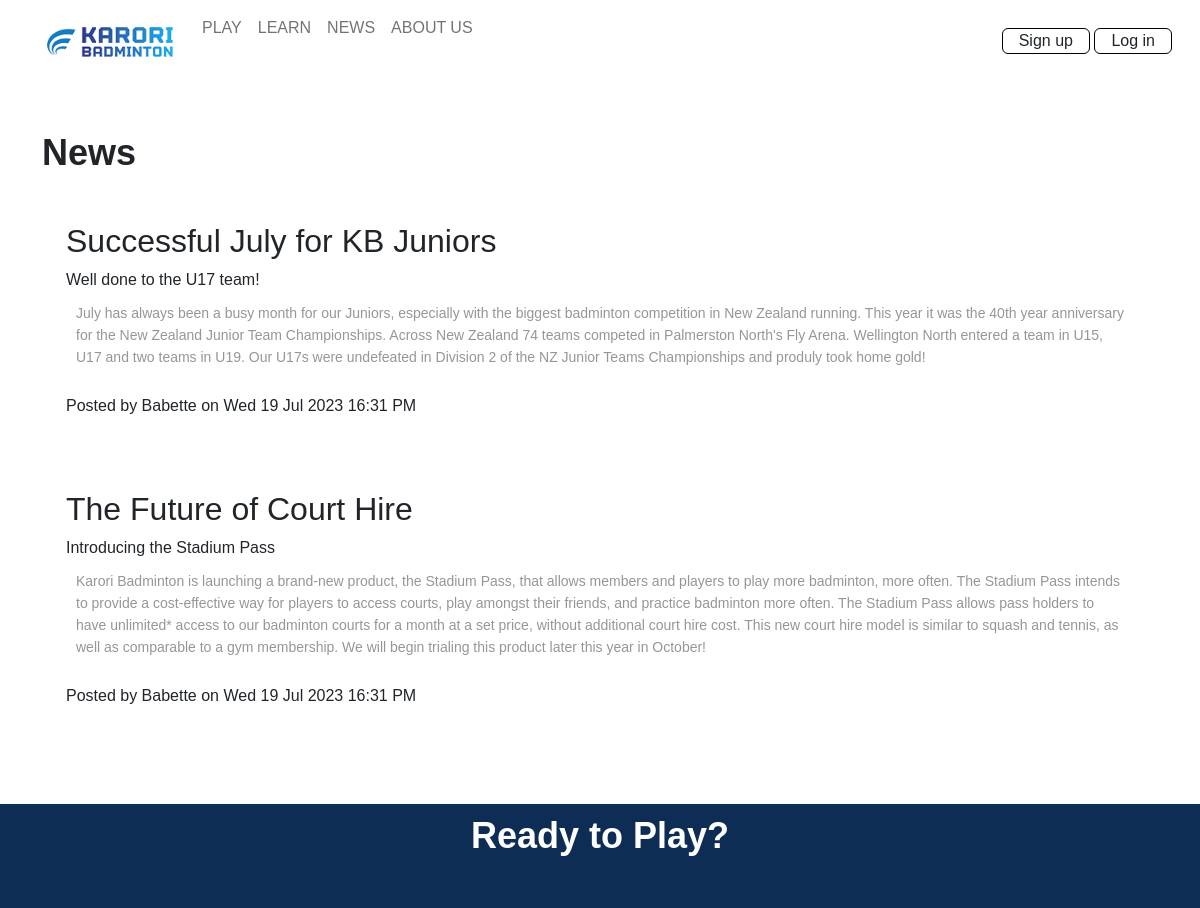
The app's page /news, older data.
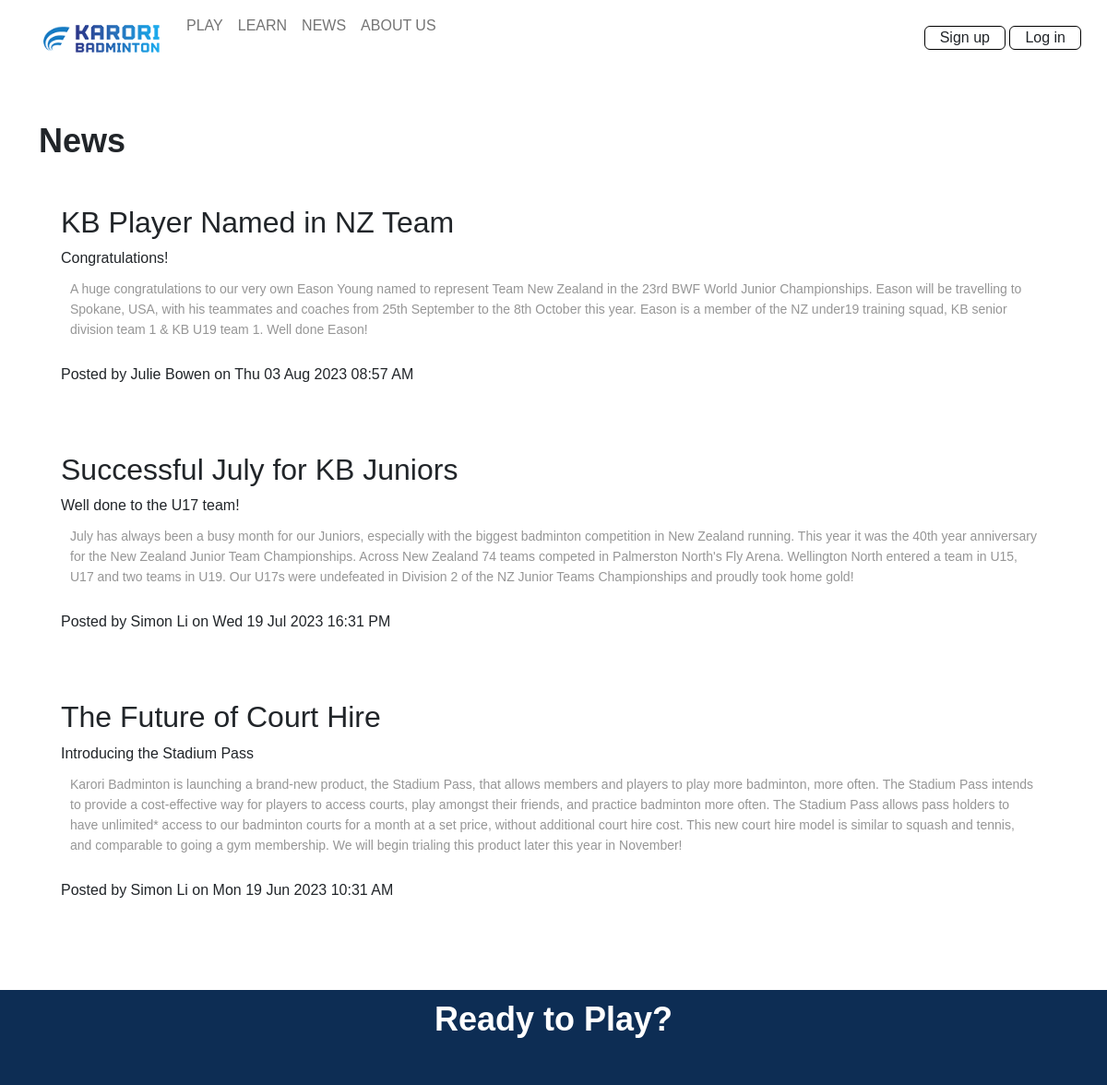
The same page, newer data.
### tables this page shows
CREATE TABLE news(
    news_id integer primary key autoincrement not null,
    title text not null unique,
    subtitle text not null unique,
    content text not null unique,
    newsdate date not null,
    member_id integer not null,
    foreign key(member_id) references member(member_id)
);

CREATE TABLE member(
    member_id integer primary key autoincrement not null,
    name text not null,
    email text not null unique,
    password text not null,
    authorisation integer not null
);

### server.py (the view)
@app.route('/news')
def news():
    sql = """select news.news_id, news.title, news.subtitle, news.content, news.newsdate, member.name
       from news
       join member on news.member_id= member.member_id
       order by news.newsdate desc;
       """
    result = run_search_query_tuples(sql, (), db_path, True)
    print(result)
    return render_template("news.html", news=result)

### db_functions.py (called while the page is built)
def run_search_query_tuples(sql_query ,values_tuple, file_path, rowfactory=False):
    result = None
    try:
        db = sqlite3.connect(file_path)
        if rowfactory:
            db.row_factory = sqlite3.Row
        cursor = db.cursor()
        cursor.execute(sql_query ,values_tuple)
        result = cursor.fetchall()
        cursor.close()
    except sqlite3.Error as error:
        print("Error running search query tuples: {}".format(error))
        return None
    db.close()
    if result is None:
        print("No search values were found")
    return result

### server.py (called while the page is built)
@app.template_filter()
def news_date(sqlite_dt):
    x = datetime.strptime(sqlite_dt, '%Y-%m-%d %H:%M:%S')
    return x.strftime("%a %d %b %Y %H:%M %p")

### templates/news.html (shortened to what this page needs)
{% extends "layout.html" %}
{% block content %}
<div class="container-lg py-sm-5 py-1">
    <h1> News </h1>
{% for row in news %}
<div class="news p-4 my-4">
    <h2> {{ row['title'] }}</h2>
    <div class="subtitle"> {{ row['subtitle'] }}</div>
    <p class="news-text"> {{ row['content'] | replace("\n", "<br>") | safe}} </p>
    <div class="news-meta">Posted by {{ row['name'] }} on {{ row['newsdate'] | news_date }}</div>
</div>
{% endfor %}
</div>
{% endblock %}

### templates/layout.html (shortened to what this page needs)
<!DOCTYPE html>
<html lang="en">
<head>
    <link href="https://cdn.jsdelivr.net/npm/bootstrap@5.2.3/dist/css/bootstrap.min.css" rel="stylesheet">
    <link rel="stylesheet" href="static/styles.css">
</head>
<body>
    <div class="container-fluid">
    <nav class="navbar navbar-expand-lg px-3 py-2">
        <div class="collapse navbar-collapse" id="collapsibleNavbar">
            <ul class="navbar-nav">
                <li class="nav-item">
                    <a class="nav-link" href="{{ url_for('index') }}"><img src="static/images/logo.png" alt=""></a>
                </li>
                <li class="nav-item">
                    <a class="nav-link" href="{{ url_for('play') }}"> PLAY </a>
                </li>
                <li class="nav-item">
                    <a class="nav-link" href="{{ url_for('learn') }}"> LEARN </a>
                </li>
                <li class="nav-item">
                    <a class="nav-link" href="{{ url_for('news') }}"> NEWS </a>
                </li>
                <li class="nav-item">
                    <a class="nav-link" href="{{ url_for('aboutus') }}"> ABOUT US </a>
                </li>
            </ul>
            <div class="ms-auto">
                {% if session %}
                <a class="nav-link btn btn-outline" href="{{ url_for('logout') }}">Log out</a>
                {% else %}
                <a class="nav-link btn btn-outline" href="{{ url_for('signup') }}">Sign up</a>
                <a class="nav-link btn btn-outline" href="{{ url_for('login') }}">Log in</a>
                {% endif %}
            </div>
        </div>
    </nav>
    </div>
{% block content %}
{% endblock %}
    <footer class="rtp container-fluid footer-content">
        <h1> Ready to Play? </h1>
    </footer>
</body>
</html>

### static/styles.css (style rules this page uses)
:root { --white: rgb(255, 255, 255); --cream: rgb(253, 246, 236); --grey: rgb(150, 150, 150); --light-blue: rgba(19, 127, 185, 0.1); --blue: rgb(19, 127, 185); --dark-blue: rgb(13, 44, 84); --light-grey: rgba(150, 150, 150, 0.1); --transparent: rgba(0, 0, 0, 0); }
* { margin: 0; padding: 0; font-family: 'Poppins', sans-serif; }
nav { display: flex; padding: 2% 6%; justify-content: space-between; align-items: center; }
nav img { width: 150px; }
h1 { font-size: 36px; font-weight: 600; }
p { color: var(--grey); font-size: 14px; font-weight: 300; line-height: 22px; padding: 10px; }
.rtp { margin: auto; width: 100%; background-image: url(images/footer.jpg); background-position: center; background-size: cover; text-align: center; padding: 10px 0; }
.rtp h1 { color: var(--white); margin-bottom: 40px; padding: 0; }
nav .btn-outline { display: inline-block; }
.btn-outline { border: 1px solid black; padding: 0 1em; }

Row changes from the older to the newer data that the page shows:
added news: title "KB Player Named in NZ Team", subtitle "Congratulations!", content "A huge congratulations to our very own Eason Young named to represent Team New Zealand in the 23rd BWF World Junior Championships. Eason will be travelling to Spokane, USA, with his teammates and coaches from 25th September to the 8th October this year. Eason is a member of the NZ under19 training squad, KB senior division team 1 & KB U19 team 1. Well done Eason!", name "Julie Bowen", newsdate|news_date "Thu 03 Aug 2023 08:57 AM"
changed news "Successful July for KB Juniors": content "…Junior Teams Championships and produly took home gold!" → "…Junior Teams Championships and proudly took home gold!"; name "Babette" → "Simon Li"
changed news "The Future of Court Hire": content "…to squash and tennis, as well as comparable to a gym membership. We will begin trialing this product later this year in October!" → "…to squash and tennis, and comparable to going a gym membership. We will begin trialing this product later this year in November!"; name "Babette" → "Simon Li"; newsdate|news_date "Wed 19 Jul 2023 16:31 PM" → "Mon 19 Jun 2023 10:31 AM"
